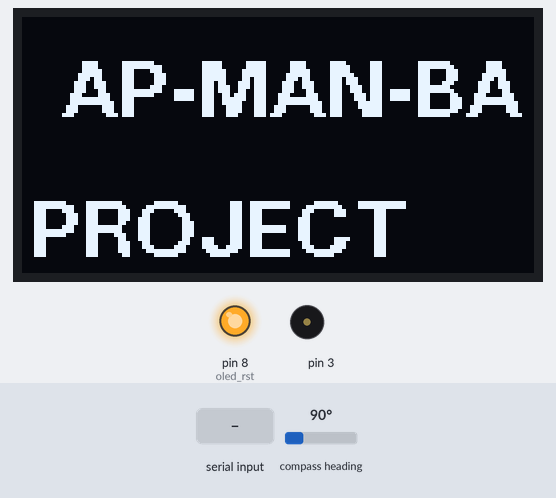
A sketch run on a simulated Arduino Uno, built with avr-gcc and run on an emulated ATmega328P. On the bench: 128×64 one-colour display, output pins drawn as LEDs (lit = HIGH), buzzer (waves = sounding). Wiring (inferred from the names in the program): QMC5883L compass at I2C address 0x0D. The inputs (shaded band) are chosen by the test bench; at power-on: compass heading 90°. What the sketch prints to the serial monitor is not drawn.

Above: at 0.5 s.
At 4.1 s:
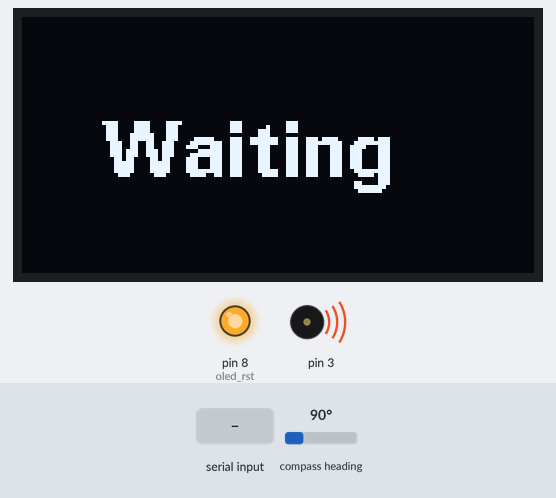
4.2 s: "1." received over the second serial link
6.6 s: "0." received over the second serial link
At 7.5 s:
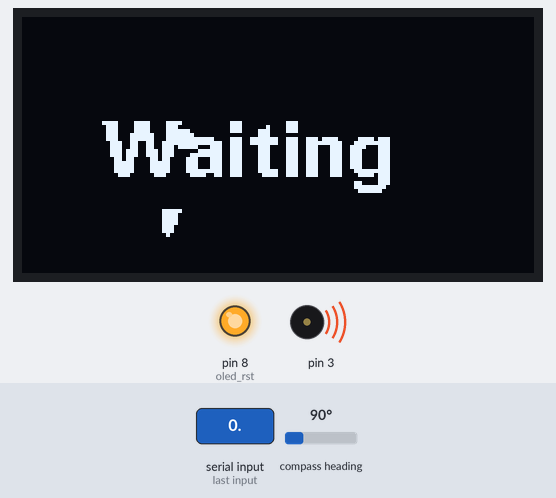
Timing chart, 0 to 9.6 s (numbered marks = the images above; inputs shaded):
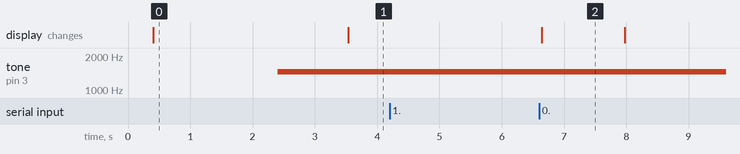

Measured:
- after the input at 4.2 s, every drawn part: stays the same
- after the input at 6.6 s, the display: changes at once (image 2)
- what the display in image 0 shows lasts 3.1 s, from 0.4 s to 3.5 s
- what the display in image 2 shows lasts 1.4 s, from 6.6 s to 8.0 s

The sketch:

navigation_final.ino
```cpp
#include <Wire.h> //I2C Arduino Library
#include <SoftwareSerial.h>
#include "U8glib.h"

int bluetoothTx = 5;
int bluetoothRx = 6;

#define HMC5883_address 0x0D
U8GLIB_SSD1306_128X64 u8g(U8G_I2C_OPT_NONE);  // I2C / TWI
SoftwareSerial bluetooth(bluetoothTx, bluetoothRx);
const int oled_rst = 8;
int angle;

void setup() {

pinMode(oled_rst, OUTPUT);
digitalWrite(oled_rst, LOW);
delay(100);
digitalWrite(oled_rst, HIGH);

drawIntro();
delay(2000);

//Initialize Serial and I2C communications
Serial.begin(9600);
bluetooth.begin(9600);
Wire.begin();


Wire.beginTransmission(HMC5883_address); //open communication with HMC5883
Wire.write(0x0B); //select mode register
Wire.write(0x01); //continuous measurement mode
Wire.endTransmission();
}

void loop() {

int x, y, z; //triple axis data

//Tell the HMC5883L where to begin reading data
Wire.beginTransmission(HMC5883_address);
Wire.write(0x00); //select register 3, X MSB register
Wire.endTransmission();
//Read data from each axis, 2 registers per axis
Wire.requestFrom(HMC5883_address, 6);
if (6 <= Wire.available()) {
x = Wire.read() << 8; //X msb
x |= Wire.read(); //X lsb
//z = Wire.read() << 8; //Z msb
//z |= Wire.read(); //Z lsb
y = Wire.read() << 8; //Y msb
y |= Wire.read(); //Y lsb
}


angle = atan2(-(double) y, -(double) x) * (180 / 3.14159265) + 180;
angle -= (8 + 4 / 60); // magnetic declination in HK= -2 44′
if (angle < 0) angle += 360;
int angle_freq = angle;
if (angle > 180) angle_freq = 360 - angle;
int freq = map(angle_freq, 180, 0, 1000, 2000);
if (angle_freq > 2)
tone(3, freq);
else{
noTone(3);
}
drawCompass();
//if(bluetooth.available())  drawCompass();
//else{
//      u8g.setFont(u8g_font_fub14);
//      u8g.setPrintPos(10, 25);
//      u8g.print("Waiting");}
//  }
  //Read from usb serial to bluetooth
  if(Serial.available())
  {
    String inString = bluetooth.readStringUntil('.');
    bluetooth.print(inString);
  }
delay(200);
}

void drawCompass() {
String inString = bluetooth.readStringUntil('/');
Serial.print(inString);

float angle_rad = 3.14159265 * (float) angle / 180.0;
//char angle_array [] = "    "; // better to start with an empty string to avoid garbage

int x0 = 40 + cos(angle_rad) * 25; // tip of the arrow on circle
int y0 = 30 - sin(angle_rad) * 25;
int x1 = 40 + cos(angle_rad + 0.2) * 15; // triangle point
int y1 = 30 - sin(angle_rad + 0.2) * 15;
int x2 = 40 + cos(angle_rad - 0.2) * 15; // triangle point
int y2 = 30 - sin(angle_rad - 0.2) * 15;
u8g.firstPage(); // draw compass
do {
if(bluetooth.available()){
u8g.setFont(u8g_font_fub14);
u8g.drawDisc(40, 30, 2);
u8g.drawLine(40, 30, x0, y0);
u8g.drawTriangle(x0, y0, x1, y1, x2, y2);
u8g.setFont(u8g_font_fub14);
u8g.setPrintPos(70,40);
u8g.println(inString);
}
else{
u8g.setPrintPos(20, 40);
u8g.print("Waiting");}
} while ( u8g.nextPage() );
}


void drawIntro() {
u8g.firstPage(); // draw intro
do {
u8g.setFont(u8g_font_fub14);
u8g.setPrintPos(10, 25);
u8g.print("AP-MAN-BA");
u8g.setPrintPos(2, 60);
u8g.print("PROJECT");
} while ( u8g.nextPage() );
}
```
